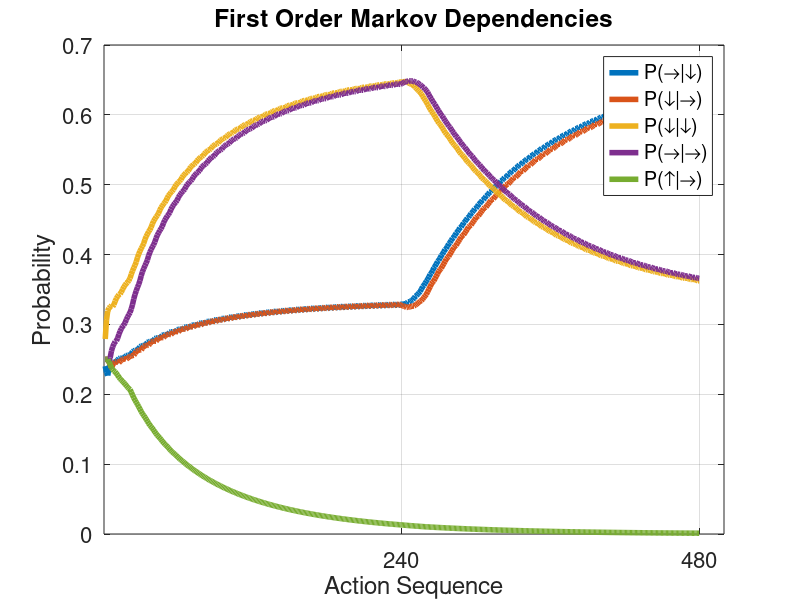

MATLAB code to generate this figure:
function [] = betterPlot()

  cm0 = load('cm0-2.txt');
  
  fig = figure;
  plot(cm0(:,[2,5,1,6,7]), 'linewidth', 4);

  leg = legend('P(→|↓)', 'P(↓|→)', 'P(↓|↓)', 'P(→|→)', 'P(↑|→)');
  set(leg, 'FontSize', 16);

  set(gca, 'xtick', [240, 480]);
  set(gca, 'fontsize', 16);

  title('First Order Markov Dependencies');
  xlabel('Action Sequence');
  ylabel('Probability');

  grid on;

end 